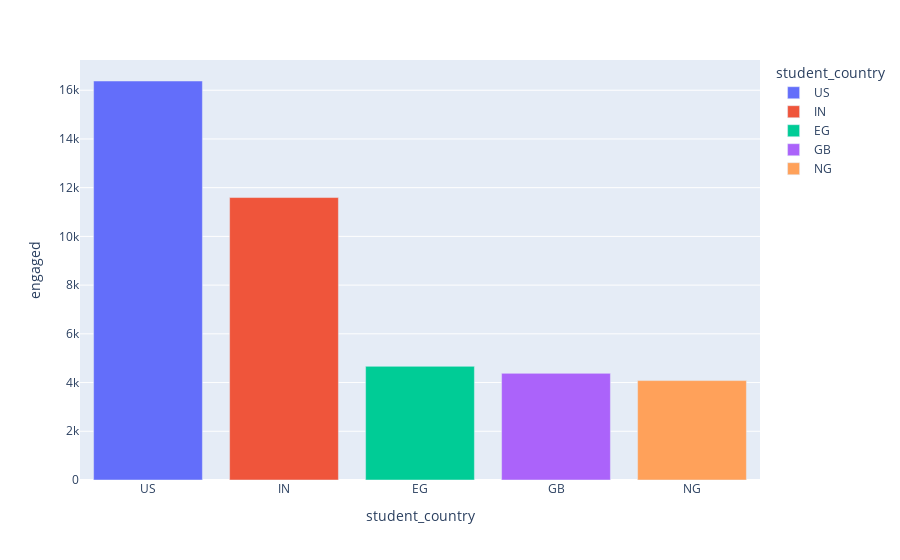

Notebook cell for this chart:
### Code cell
px.bar(data_frame=df, x='student_country', y='engaged', color='student_country')

### Figure 1 — Plotly figure (JSON) as saved in the notebook; plotly's stock layout.template omitted (floating-point values rounded to 4 significant figures)
{"data": [{"alignmentgroup": "True", "hovertemplate": "student_country=%{x}<br>engaged=%{y}<extra></extra>", "legendgroup": "US", "marker": {"color": "#636efa", "pattern": {"shape": ""}}, "name": "US", "offsetgroup": "US", "orientation": "v", "showlegend": true, "textposition": "auto", "type": "bar", "x": ["US"], "xaxis": "x", "y": [16379], "yaxis": "y"}, {"alignmentgroup": "True", "hovertemplate": "student_country=%{x}<br>engaged=%{y}<extra></extra>", "legendgroup": "IN", "marker": {"color": "#EF553B", "pattern": {"shape": ""}}, "name": "IN", "offsetgroup": "IN", "orientation": "v", "showlegend": true, "textposition": "auto", "type": "bar", "x": ["IN"], "xaxis": "x", "y": [11595], "yaxis": "y"}, {"alignmentgroup": "True", "hovertemplate": "student_country=%{x}<br>engaged=%{y}<extra></extra>", "legendgroup": "EG", "marker": {"color": "#00cc96", "pattern": {"shape": ""}}, "name": "EG", "offsetgroup": "EG", "orientation": "v", "showlegend": true, "textposition": "auto", "type": "bar", "x": ["EG"], "xaxis": "x", "y": [4666], "yaxis": "y"}, {"alignmentgroup": "True", "hovertemplate": "student_country=%{x}<br>engaged=%{y}<extra></extra>", "legendgroup": "GB", "marker": {"color": "#ab63fa", "pattern": {"shape": ""}}, "name": "GB", "offsetgroup": "GB", "orientation": "v", "showlegend": true, "textposition": "auto", "type": "bar", "x": ["GB"], "xaxis": "x", "y": [4377], "yaxis": "y"}, {"alignmentgroup": "True", "hovertemplate": "student_country=%{x}<br>engaged=%{y}<extra></extra>", "legendgroup": "NG", "marker": {"color": "#FFA15A", "pattern": {"shape": ""}}, "name": "NG", "offsetgroup": "NG", "orientation": "v", "showlegend": true, "textposition": "auto", "type": "bar", "x": ["NG"], "xaxis": "x", "y": [4081], "yaxis": "y"}], "layout": {"barmode": "relative", "legend": {"title": {"text": "student_country"}, "tracegroupgap": 0}, "margin": {"t": 60}, "xaxis": {"anchor": "y", "categoryarray": ["US", "IN", "EG", "GB", "NG"], "categoryorder": "array", "domain": [0, 1], "title": {"text": "student_country"}}, "yaxis": {"anchor": "x", "domain": [0, 1], "title": {"text": "engaged"}}}}
